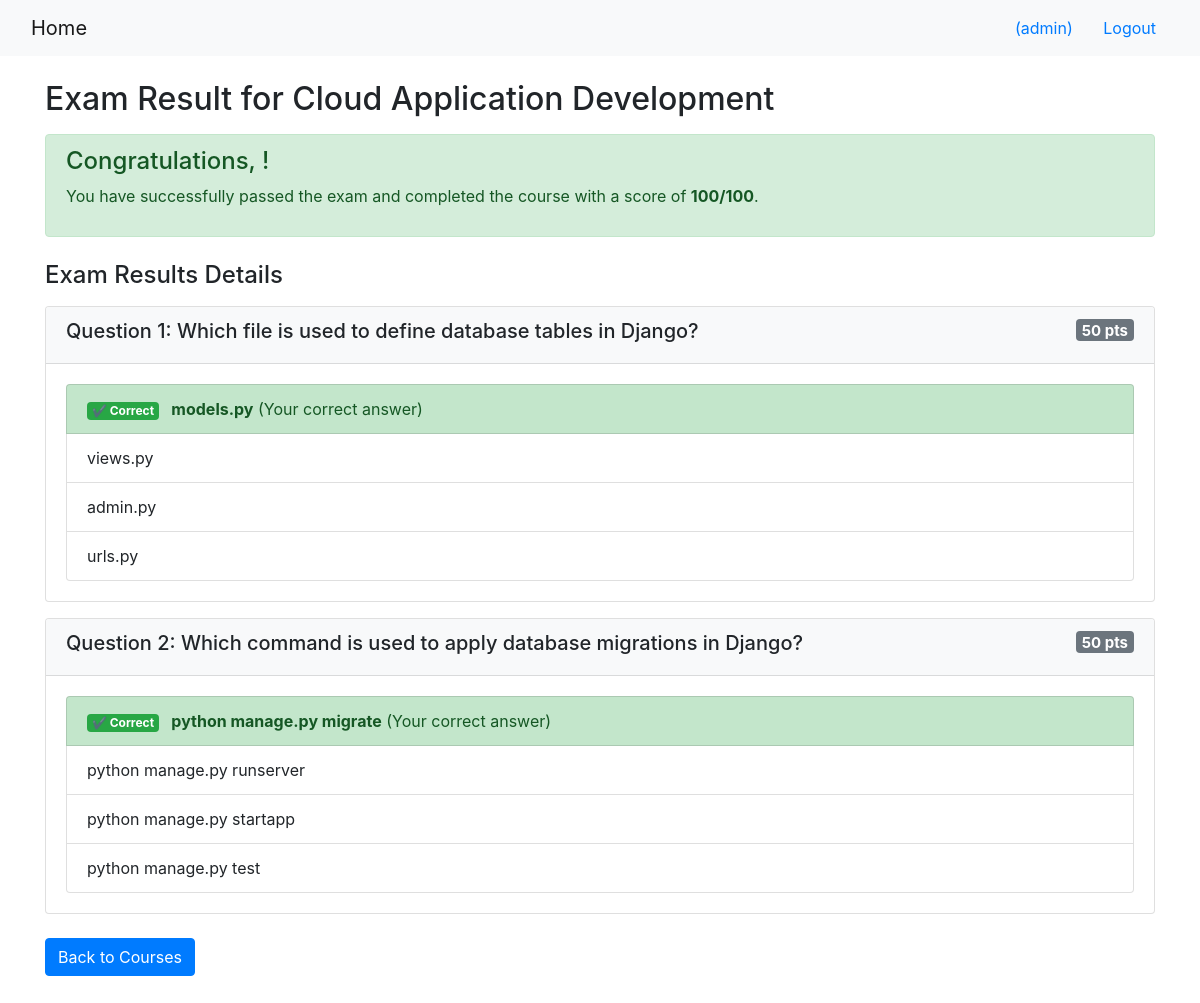
The page /onlinecourse/course/1/submission/1/result/ (signed in) on the database its author committed.
### onlinecourse/models.py (models this page shows, shortened)
class Course(models.Model):
    name = models.CharField(null=False, max_length=30, default='online course')
    image = models.ImageField(upload_to='course_images/', blank=True, null=True)
    description = models.CharField(max_length=1000)
    pub_date = models.DateField(null=True)
    instructors = models.ManyToManyField(Instructor)
    users = models.ManyToManyField(settings.AUTH_USER_MODEL, through='Enrollment')
    total_enrollment = models.IntegerField(default=0)
    is_enrolled = False

class Question(models.Model):
    course = models.ForeignKey(Course, on_delete=models.CASCADE)
    question_text = models.TextField(default="question")
    grade = models.IntegerField(default=1)
    def is_get_score(self, selected_ids):
        if selected_ids and hasattr(selected_ids[0], 'id'):
            selected_ids = [c.id for c in selected_ids]
        all_answers = self.choice_set.filter(is_correct=True).count()
        selected_correct = self.choice_set.filter(is_correct=True, id__in=selected_ids).count()
        selected_incorrect = self.choice_set.filter(is_correct=False, id__in=selected_ids).count()
        if all_answers == selected_correct and selected_incorrect == 0:
            return True
        return False

class Choice(models.Model):
    question = models.ForeignKey(Question, on_delete=models.CASCADE)
    choice_text = models.CharField(max_length=500, default='choice')
    is_correct = models.BooleanField(default=False)

### onlinecourse/views.py (the view)
# urls.py: path('course/<int:course_id>/submission/<int:submission_id>/result/', views.show_exam_result, name='show_exam_result'),
def show_exam_result(request, course_id, submission_id):
    course = get_object_or_404(Course, pk=course_id)
    submission = get_object_or_404(Submission, pk=submission_id)
    submitted_choices = submission.choices.all()
    questions = course.question_set.all()
    total_score = 0
    possible_score = 0
    for question in questions:
        possible_score += question.grade
        if question.is_get_score(submitted_choices):
            total_score += question.grade
    grade = int(round((total_score / possible_score * 100))) if possible_score > 0 else 100
    selected_ids = list(submitted_choices.values_list('id', flat=True))
    possible = list(
        Choice.objects.filter(question__in=questions, is_correct=True).values_list('id', flat=True)
    )
    context = {
        'course': course,
        'submission': submission,
        'submitted_choices': submitted_choices,
        'grade': grade,
        'total_score': total_score,
        'possible_score': possible_score,
        'selected_ids': selected_ids,
        'possible': possible,
    }
    return render(request, 'onlinecourse/exam_result_bootstrap.html', context)

### onlinecourse/templates/onlinecourse/exam_result_bootstrap.html (shortened to what this page needs)
<!DOCTYPE html>
<html lang="en">
<head>
    {% load static %}
    <link rel="stylesheet" href="https://maxcdn.bootstrapcdn.com/bootstrap/4.5.2/css/bootstrap.min.css">
</head>
<body>
<nav class="navbar navbar-light bg-light">
    <div class="container-fluid">
        <div class="navbar-header">
            <a class="navbar-brand" href="{% url 'onlinecourse:index' %}">Home</a>
        </div>
        <ul class="nav navbar-nav navbar-right">
            {% if user.is_authenticated %}
                <li>
                    <a class="btn btn-link" href="#">{{ user.first_name }}({{ user.username }})</a>
                    <a class="btn btn-link" href="{% url 'onlinecourse:logout' %}">Logout</a>
                </li>
            {% endif %}
        </ul>
    </div>
</nav>
<div class="container mt-4">
    <h2>Exam Result for {{ course.name }}</h2>
    {% if grade >= 70 %}
        <div class="alert alert-success mt-3" role="alert">
            <h4 class="alert-heading">Congratulations, {{ user.first_name }}!</h4>
            <p>You have successfully passed the exam and completed the course with a score of <strong>{{ grade }}/100</strong>.</p>
        </div>
    {% endif %}
    <div class="card-columns-vertical mt-4">
        <h4 class="mb-3">Exam Results Details</h4>
        {% for question in course.question_set.all %}
            <div class="card mt-3">
                <div class="card-header bg-light">
                    <h5>Question {{ forloop.counter }}: {{ question.question_text }} <span class="badge badge-secondary float-right">{{ question.grade }} pts</span></h5>
                </div>
                <div class="card-body">
                    <ul class="list-group">
                        {% for choice in question.choice_set.all %}
                            {% if choice in submitted_choices and choice.is_correct %}
                                <li class="list-group-item list-group-item-success">
                                    <span class="badge badge-success mr-2">&#10004; Correct</span>
                                    <strong>{{ choice.choice_text }}</strong> (Your correct answer)
                                </li>
                            {% elif choice in submitted_choices and not choice.is_correct %}
                                <li class="list-group-item list-group-item-danger">
                                    <span class="badge badge-danger mr-2">&#10008; Incorrect</span>
                                    <strong>{{ choice.choice_text }}</strong> (Your incorrect answer)
                                </li>
                            {% elif choice not in submitted_choices and choice.is_correct %}
                                <li class="list-group-item list-group-item-warning">
                                    <span class="badge badge-warning mr-2">Missed Answer</span>
                                    <strong>{{ choice.choice_text }}</strong> (Correct answer not selected)
                                </li>
                            {% else %}
                                <li class="list-group-item">
                                    {{ choice.choice_text }}
                                </li>
                            {% endif %}
                        {% endfor %}
                    </ul>
                </div>
            </div>
        {% endfor %}
    </div>
    <div class="mt-4 mb-5">
        <a class="btn btn-primary" href="{% url 'onlinecourse:index' %}">Back to Courses</a>
    </div>
</div>
</body>
</html>

### rows shown on the page
Course: name "Cloud Application Development"
Question: question_text "Which file is used to define database tables in Django?", grade "50"
Choice: choice_text "models.py"
Choice: choice_text "views.py"
Choice: choice_text "admin.py"
Choice: choice_text "urls.py"
Question: question_text "Which command is used to apply database migrations in Django?", grade "50"
Choice: choice_text "python manage.py migrate"
Choice: choice_text "python manage.py runserver"
Choice: choice_text "python manage.py startapp"
Choice: choice_text "python manage.py test"

### other values the page prints
{{ user.username }} "admin"
{{ grade }} "100"
